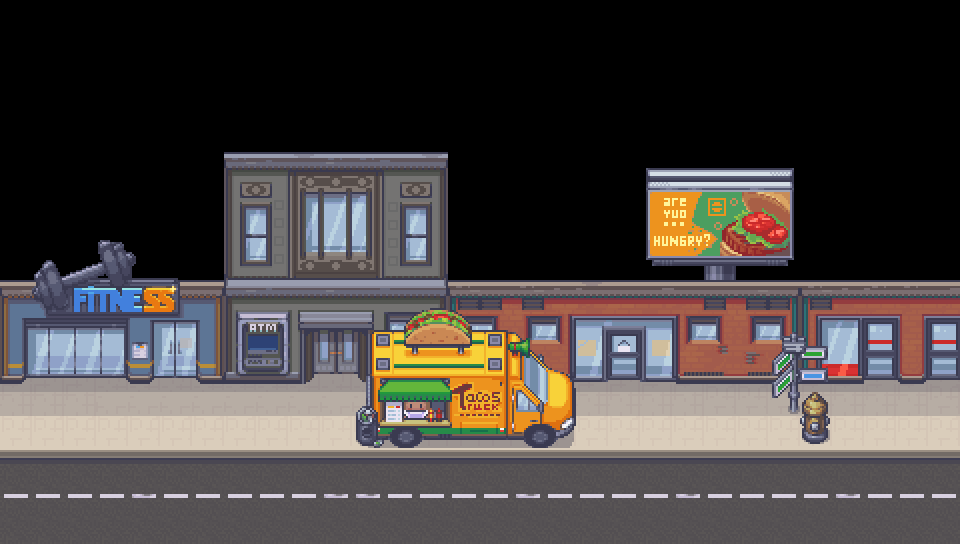

A 2D game scene composited from a Tiled map and its tileset images. What follows is a short description and the map's XML, with each tile layer's data collapsed to a summary:
An orthogonal 30x17 tile map with 32x32 px tiles, 4 tile layers (Terrain, Buildings, CityProps, CityProps2), 9 tilesets and 21 objects (5x GarbagePoint, 3x NPC, 2x GoToNextMap, Interaction, OtherInteraction).

<map version="1.10" tiledversion="1.10.2" orientation="orthogonal" renderorder="right-down" width="30" height="17" tilewidth="32" tileheight="32" infinite="0" nextlayerid="7" nextobjectid="47">
 <tileset firstgid="1" source="1_Terrains_and_Fences_32x32.tsx" />
 <tileset firstgid="1921" source="5_1Floor_Modular_Buildings_32x32.tsx" />
 <tileset firstgid="3105" source="2_1City_Terrains_32x32.tsx" />
 <tileset firstgid="3795" source="5_5Floor_Modular_Buildings_32x32.tsx" />
 <tileset firstgid="4979" source="5_6Floor_Modular_Buildings_32x32.tsx" />
 <tileset firstgid="6163" source="5_2Floor_Modular_Buildings_32x32.tsx" />
 <tileset firstgid="7347" source="3_1City_Props_32x32.tsx" />
 <tileset firstgid="9107" source="5_3Floor_Modular_Buildings_32x32.tsx" />
 <tileset firstgid="10291" source="tacoTruck.tsx" />
 <layer id="1" name="Terrain" width="30" height="17">
  <data>[510 cells, 210 non-empty, 7 distinct tile ids]</data>
 </layer>
 <layer id="2" name="Buildings" width="30" height="17">
  <data>[510 cells, 197 non-empty, 146 distinct tile ids]</data>
 </layer>
 <layer id="3" name="CityProps" width="30" height="17">
  <data>[510 cells, 57 non-empty, 53 distinct tile ids]</data>
 </layer>
 <layer id="4" name="CityProps2" width="30" height="17">
  <data>[510 cells, 8 non-empty, 8 distinct tile ids]</data>
 </layer>
 <objectgroup id="5" name="Collisions">
  <object id="17" x="0" y="320" width="960" height="32" />
  <object id="18" x="-32" y="32" width="32" height="544" />
  <object id="19" x="0" y="544" width="960" height="32" />
  <object id="20" x="-32" y="0" width="1024" height="32" />
  <object id="21" x="352" y="352" width="224" height="64" />
  <object id="22" x="960" y="32" width="32" height="544" />
  <object id="23" x="768" y="352" width="64" height="64" />
  <object id="45" x="704" y="333" width="32" height="48" />
  <object id="46" x="288" y="384" width="64" height="48" />
 </objectgroup>
 <objectgroup id="6" name="SpawnPoints">
  <object id="31" name="Interaction" type="Interaction" x="384" y="352" width="32" height="32">
   <properties>
    <property name="offsetX" type="float" value="0" />
    <property name="offsetY" type="float" value="48" />
    <property name="storyArc" value="tacoArc" />
   </properties>
  </object>
  <object id="30" name="GoToNextMap" type="GoToNextMap" x="0" y="352" width="16" height="192">
   <properties>
    <property name="MapResMultiplier" type="float" value="1.5" />
    <property name="NextMapName" value="outdoorsBus" />
    <property name="NextSpawnX" type="float" value="888" />
   </properties>
  </object>
  <object id="32" name="GoToNextMap" type="GoToNextMap" x="944" y="352" width="16" height="192">
   <properties>
    <property name="MapResMultiplier" type="float" value="1.5" />
    <property name="NextMapName" value="outdoorsOffice" />
    <property name="NextSpawnX" type="float" value="32" />
   </properties>
  </object>
  <object id="35" name="NPC" type="NPC" x="704" y="336" width="32" height="64">
   <properties>
    <property name="npcName" value="julie" />
   </properties>
  </object>
  <object id="37" name="GarbagePoint" type="GarbagePoint" x="352" y="448" width="32" height="32">
   <properties>
    <property name="imageName" value="garbage_sprinkle" />
    <property name="showWhen" type="int" value="60" />
   </properties>
  </object>
  <object id="38" name="GarbagePoint" type="GarbagePoint" x="384" y="448" width="32" height="32">
   <properties>
    <property name="imageName" value="garbage_sprinkle" />
    <property name="showWhen" type="int" value="20" />
   </properties>
  </object>
  <object id="39" name="GarbagePoint" type="GarbagePoint" x="288" y="416" width="32" height="32">
   <properties>
    <property name="imageName" value="garbage_sprinkle" />
    <property name="showWhen" type="int" value="60" />
   </properties>
  </object>
  <object id="40" name="GarbagePoint" type="GarbagePoint" x="896" y="384" width="32" height="32">
   <properties>
    <property name="imageName" value="garbage_sprinkle" />
    <property name="showWhen" type="int" value="40" />
   </properties>
  </object>
  <object id="41" name="GarbagePoint" type="GarbagePoint" x="288" y="416" width="64" height="32">
   <properties>
    <property name="imageName" value="garbage_bags" />
    <property name="showWhen" type="int" value="40" />
   </properties>
  </object>
  <object id="42" name="NPC" type="NPC" x="320" y="384" width="32" height="64">
   <properties>
    <property name="npcName" value="marcus" />
   </properties>
  </object>
  <object id="43" name="NPC" type="NPC" x="288" y="384" width="32" height="64">
   <properties>
    <property name="npcName" value="tomas" />
   </properties>
  </object>
  <object id="44" name="OtherInteraction" type="OtherInteraction" x="704" y="306" width="32" height="64">
   <properties>
    <property name="imageName" value="thinking_32x64" />
   </properties>
  </object>
 </objectgroup>
</map>
